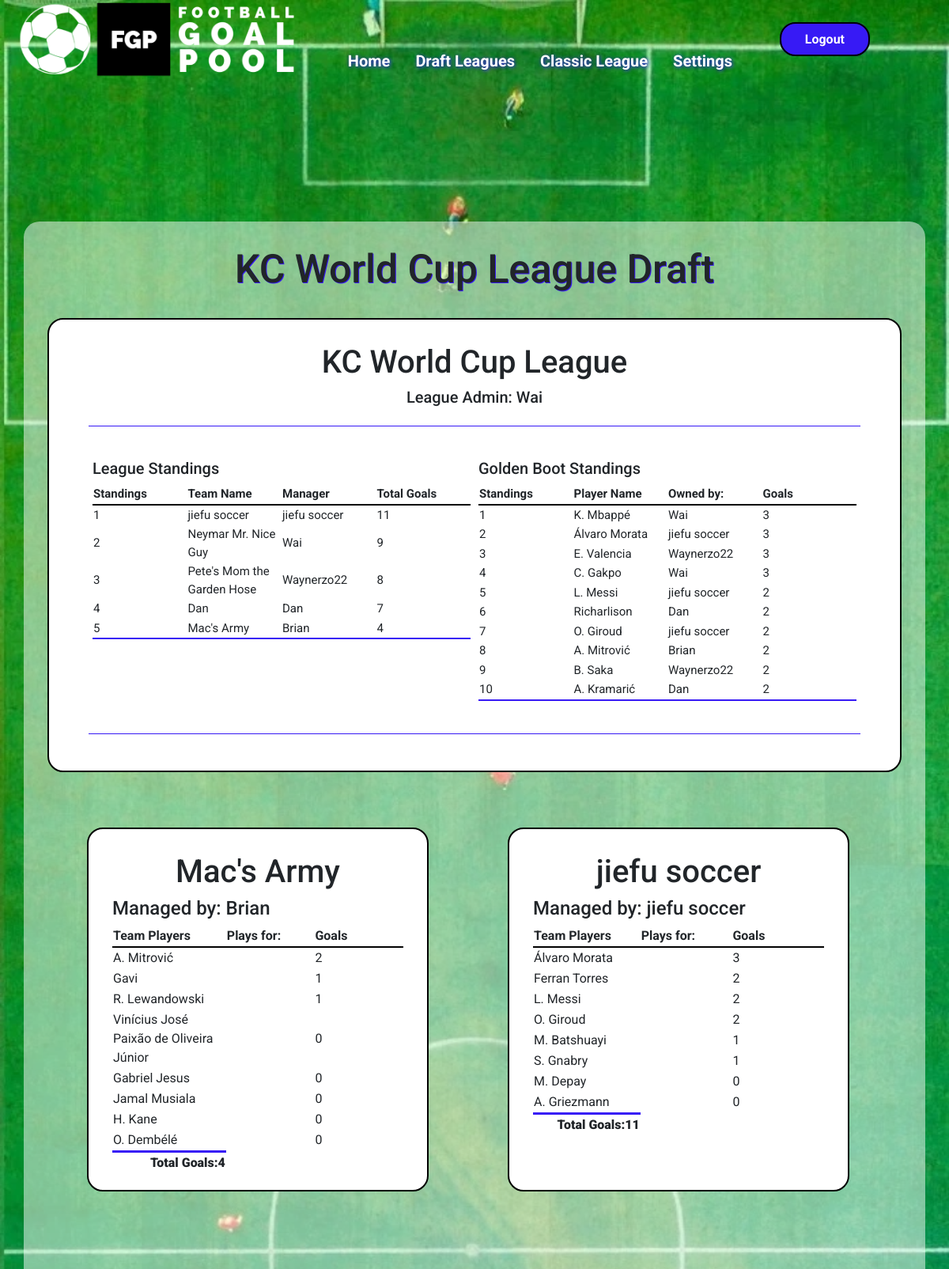
The app's page /draft/ (signed in, upper part) with its own data.
### goalpoolapp/models.py (models this page shows, shortened)
class League(models.Model):
    teamlimit = models.IntegerField()
    leaguename = models.CharField(max_length=64)
    leaguecode = models.CharField(max_length = 10, blank=True, null=True)
    teamplayerslimit = models.IntegerField()
    transfersActivated = models.BooleanField(default=False)
    transfersAllowed = models.BooleanField(default=False)
    duplicatePlayersAllowed = models.BooleanField()
    admin = models.ForeignKey(User, on_delete=models.CASCADE, related_name="administratedleague")
    draftcomplete = models.BooleanField(default=False)
    draftstarted = models.BooleanField(default=False)
    draftposition = models.IntegerField(default=1)
    draftdecending = models.BooleanField(default=False)

class User(AbstractUser):
    emailpermission = models.BooleanField(null=True)

class Team(models.Model):
    manager = models.ForeignKey(User, on_delete=models.CASCADE, related_name="managedteams")
    league = models.ForeignKey(League, on_delete=models.CASCADE, related_name="leagueteams")
    players = models.ManyToManyField(Player, related_name="teams", blank=True)
    provisionalplayers = models.ManyToManyField(Player, related_name="provisionalteams", blank=True)
    rank = models.IntegerField(default=1)
    teamname = models.CharField(max_length=64)
    totalgoals = models.IntegerField(default=0)
    draftnumber = models.IntegerField(blank=True, null=True)

class Player(models.Model):
    playercode = models.IntegerField()
    leagues = models.ManyToManyField(League, related_name="leagueplayers", blank=True)
    nickname = models.CharField(max_length=64)
    goals = models.IntegerField(default=0)
    country = models.ForeignKey(Country, on_delete=models.CASCADE, related_name="players")
    currentweekgoals = models.IntegerField(default=0)
    position = models.CharField(max_length=12)
    pic = models.CharField(max_length=100)

### goalpoolapp/views.py (the view)
# urls.py: path('draft/', views.draft, name='draft'),
@login_required
def draft(request, leagueid=None):
    userteams = Team.objects.filter(manager=request.user)
    if leagueid != None:
        leagueslist = League.objects.filter(id=leagueid)
    else:
        leagueslist = League.objects.filter(leagueteams__in=userteams)
    leagueslist = leagueslist.exclude(id=19)
    leagues = Paginator(leagueslist, 1)
    page = request.GET.get('page')
    league = leagues.get_page(page)
    picker = None
    try:
        teams = league[0].leagueteams.all()
        playercheck = 0
        for team in teams:
            if team.players.count() == league[0].teamplayerslimit:
                playercheck += 1
        if playercheck == league[0].leagueteams.count():
            league[0].draftcomplete = True
            league[0].save()
        for team in league[0].leagueteams.all():
            if team.draftnumber == league[0].draftposition:
                picker = team.manager
    except:
        pass
    return render(request, 'goalpoolapp/draft.html', {
        "picker": picker,
        "leaguepage": league,
        "leagues": leagues,
    })

### goalpoolapp/templates/goalpoolapp/draft.html (shortened to what this page needs)
{% extends "goalpoolapp/layout.html" %}
{% load static %}
{% block body %}
<div id="main-page-content-container">
    <div id="main-page-content">
        {% for league in leaguepage %}
            <h2>{{ league.leaguename }} Draft</h2>
            <br>
            {% if league.draftstarted == True and league.draftcomplete == False %}
                <h3>Draft in Progress</h3>
                <h4>Current Picker: {{ picker }}</h4>
                {% if picker == user %}
                <div class="centeredinput">
                    <h5>Pick a player</h5>
                    <input type="hidden" value="{{ league.id }}" id="leagueid">
                    {% csrf_token %}
                    <div class="form-group draftselect">
                        <label for="teamselect" class="label teamlabel">Select a club</label>
                        <select id="teamselect" class="form-control"></select>
                    </div>
                    <div id="players">
                    </div>
                </div>
            {% endif %}
                <div id="teamscontainer">
                    {% for team in league.leagueteams.all|dictsort:"draftnumber" %}
                        <div
                        {% if team.manager == picker %}
                        class="pickercontainer"
                        {% else %}
                        class="teamcontainer"
                        {% endif %}
                        >
                        {% if team.manager == picker %}
                            <h5>Current Picker</h5>
                        {% endif %}
                        <h4>Draft number: {{ team.draftnumber }}</h4>
                        <h3>{{ team.teamname }}</h3>
                        <h4>Managed by: {{ team.manager }}</h4>
                            <table>
                                <tr>
                                    <th class="draftheader">Team Players</th>
                                    <th class="draftheader">Plays for:</th>
                                </tr>
                                {% for player in team.players.all %}
                                <tr>
                                    <td>{{ forloop.counter }}: {{ player.nickname }}</td>
                                    <td>{{ player.country.countryname }}</td>
                                </tr>
                                {% endfor %}
                            </table>
                        </div>
                    {% endfor %}
                </div>
            {% elif league.draftstarted == True and league.draftcomplete == True %}
                <div id="draft-information-container">
                    <h3>{{ league.leaguename }}</h3>
                    <h5>League Admin: {{ league.admin.username }}</h5>
                    <hr>
                    <div class="leagueinformation">
                        <div class="leaguetablecontainer">
                            <h5>League Standings</h5>
                            <table class="leaguetable">
                                <tr>
                                    <th>Standings</th>
                                    <th>Team Name</th>
                                    <th>Manager</th>
                                    <th>Total Goals</th>
                                </tr>
                                {% for team in league.leagueteams.all|dictsort:"totalgoals" reversed %}
                                <tr>
                                    <td>{{ forloop.counter }}</td>
                                    <td>{{ team.teamname }}</td>
                                    <td>{{ team.manager }}</td>
                                    <td>{{ team.totalgoals }}</td>
                                </tr>
                                {% endfor %}
                            </table>
                        </div>
                        <div class="leaguetablecontainer">
                            <div class="leaguetable">
                                <h5>Golden Boot Standings</h5>
                                <table class="playerleaguetable">
                                    <tr>
                                        <th>Standings</th>
                                        <th>Player Name</th>
                                        <th>Owned by:</th>
                                        <th>Goals</th>
                                    </tr>
                                    {% for player in league.leagueplayers.all|dictsortreversed:"goals"|slice:":10" %}
                                    <tr>
                                        <td>{{ forloop.counter }}</td>
                                        <td>{{ player.nickname }}</td>
                                        <td>
                                            {% for team in league.leagueteams.all %}
                                                {% if team in player.teams.all %}
                                                    {{ team.manager.username }}
                                                {% endif %}
                                            {% endfor %}
                                        </td>
                                        <td>{{ player.goals }}</td>
                                    </tr>
                                    {% endfor %}
                                </table>
                            </div>
                        </div>
                    </div>
                    <hr>
                </div>
                <div id="teamscontainer">
                    {% for team in league.leagueteams.all|dictsort:"draftnumber" %}
                        <div class="teamcontainer">
                        <h3>{{ team.teamname }}</h3>
                        <h4>Managed by: {{ team.manager }}</h4>
                            <table>
                                <tr>
                                    <th class="draftheader">Team Players</th>
                                    <th class="draftheader">Plays for:</th>
                                    <th class="draftheader">Goals</th>
                                </tr>
                                {% for player in team.players.all|dictsort:"goals" reversed %}
                                <tr>
                                    <td>{{ player.nickname }}</td>
                                    <td>{{ player.realteam }}</td>
                                    <td>{{ player.goals }}</td>
                                </tr>
                                {% endfor %}
                                <tr class="total">
                                    <td>Total Goals:{{ team.totalgoals }}</td>
                                </tr>
                            </table>
                        </div>
                    {% endfor %}
                </div>
            {% endif %}
        {% endfor %}
    </div>
</div>
{% endblock %}

### goalpoolapp/static/goalpoolapp/styles.css (style rules this page uses)
* { font-family: 'Roboto', sans-serif; }
h2 { font-size: 50px; text-shadow: 1px 1px #371af5; text-align: center; }
h3 { font-size: 40px; text-align: center; }
body { min-height: 100vh; display: flex; flex-direction: column; }
hr { border: 0; clear:both; display:block; width: 96%; background-color: #371af5; height: 1px; }
th { width: 20%; border-bottom: solid black 2px; }
tr { height: 20px; }
#main-page-content-container { display: flex; flex-direction: column; align-items: center; padding: 30px; }
#main-page-content { max-width: 1200px; background-color: #FFFFFF80; display: flex; flex-direction: column; align-items: center; padding: 30px; margin-top: 250px; border-radius: 20px; }
.leagueinformation { display: flex; flex-direction: row; justify-content: space-between; width: 100%; padding: 20px; }
.leaguetablecontainer { width: 95%; font-size: 15px; margin: 5px; }
.leaguetable { border-bottom: #371af5 solid 2px; }
.total { display: flex; justify-content: end; border-bottom: none; border-top: 3px solid #371af5; font-weight: 900; }
#teamscontainer { display: flex; flex-flow: row wrap; }
.teamcontainer { margin: 50px; border: solid black 2px; border-radius: 20px; padding: 30px; background-color: white; width: 40%; }
.draftheader { width: 200px; }
#draft-information-container { margin: 0 10% 20px; display: flex; flex-direction: column; align-items: center; width: 100%; border: black solid 2px; border-radius: 20px; padding: 30px; background-color: white; -webkit-border-radius: 20px; -moz-border-radius: 20px; -ms-border-radius: 20px; -o-border-radius: 20px; }

### records on screen
League: leaguename "KC World Cup League", admin.username "Wai"
Team: teamname "jiefu soccer", manager "jiefu soccer", totalgoals "11", manager.username "jiefu soccer"
Team: teamname "Neymar Mr. Nice Guy", manager "Wai", totalgoals "9", manager.username "Wai"
Team: teamname "Pete's Mom the Garden Hose", manager "Waynerzo22", totalgoals "8", manager.username "Waynerzo22"
Team: teamname "Dan", manager "Dan", totalgoals "7", manager.username "Dan"
Team: teamname "Mac's Army", manager "Brian", totalgoals "4", manager.username "Brian"
Player: nickname "K. Mbappé", goals "3"
Player: nickname "Álvaro Morata", goals "3"
Player: nickname "E. Valencia", goals "3"
Player: nickname "C. Gakpo", goals "3"
Player: nickname "L. Messi", goals "2"
Player: nickname "Richarlison", goals "2"
Player: nickname "O. Giroud", goals "2"
Player: nickname "A. Mitrović", goals "2"
Player: nickname "B. Saka", goals "2"
Player: nickname "A. Kramarić", goals "2"
Player: nickname "Gavi", goals "1"
Player: nickname "R. Lewandowski", goals "1"
Player: nickname "Vinícius José Paixão de Oliveira Júnior", goals "0"
Player: nickname "Gabriel Jesus", goals "0"
Player: nickname "Jamal Musiala", goals "0"
Player: nickname "H. Kane", goals "0"
Player: nickname "O. Dembélé", goals "0"
Player: nickname "Ferran Torres", goals "2"
Player: nickname "M. Batshuayi", goals "1"
Player: nickname "S. Gnabry", goals "1"
Player: nickname "M. Depay", goals "0"
Player: nickname "A. Griezmann", goals "0"
